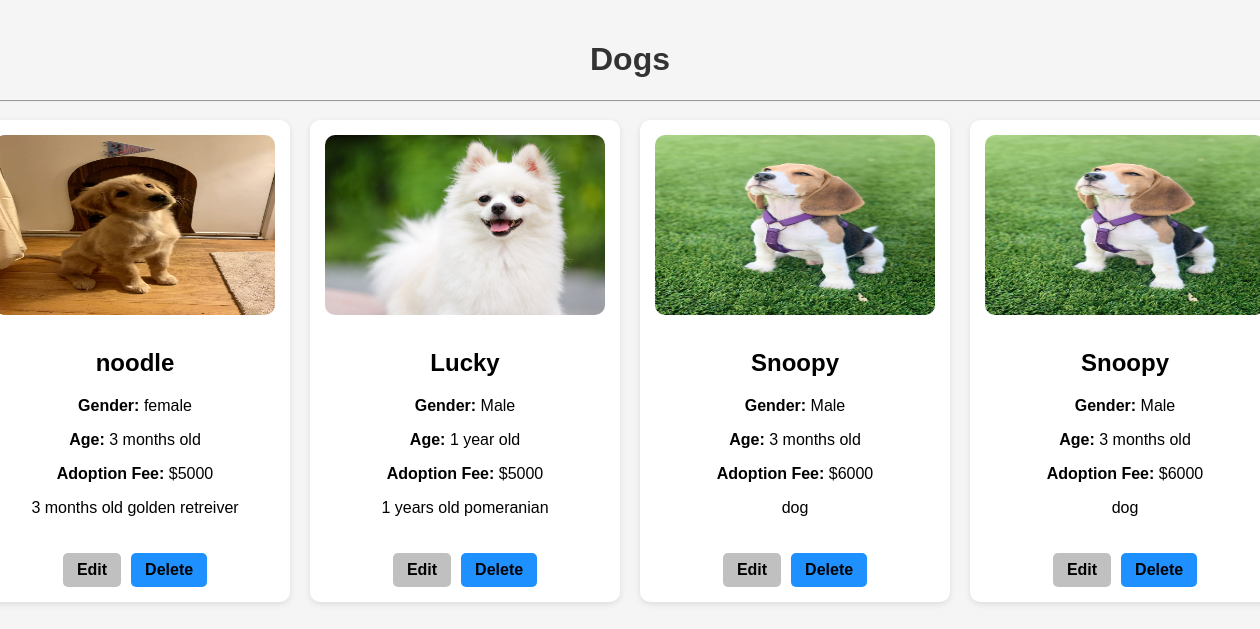
/dog_list/1, run on the app's committed database.
### app/models.py (models this page shows, shortened)
class Pet_category(models.Model):
    name = models.TextField()
    image = models.FileField()
    description = models.TextField()

class Pets(models.Model):
    pet_id = models.TextField()
    pet_name = models.TextField()
    gender = models.TextField()
    age = models.TextField()
    adoption_fee = models.IntegerField()
    img = models.FileField()
    dis = models.TextField()
    category=models.ForeignKey(Pet_category,on_delete=models.CASCADE,related_name="pets")

### app/views.py (the view)
# urls.py: path('dog_list/<id>',views.dog_list),
def dog_list(req,id):
    category = Pet_category.objects.get(id=id)
    pet_details = Pets.objects.filter(category=category)
    return render(req, 'shop/pet_list.html', {'category': category,'pet_details':pet_details})

### templates/shop/pet_list.html (shortened to what this page needs)
<!DOCTYPE html>
<html lang="en">
<head>
</head>
<body>
    <div class="container">
        <h1>{{ category.name }}</h1>
        <hr>
        <div class="pet-list">
            {% for pet in pet_details %}
            <div class="pet-card">
                <img src="{{ pet.img.url }}" alt="{{ pet.pet_name }}">
                <div class="pet-details">
                    <h2>{{ pet.pet_name }}</h2>
                    <p><strong>Gender:</strong> {{ pet.gender }}</p>
                    <p><strong>Age:</strong> {{ pet.age }}</p>
                    <p><strong>Adoption Fee:</strong> ${{ pet.adoption_fee }}</p>
                    <p>{{ pet.dis }}</p>
                </div>
                <div class="buttons">
                    <a href="/edit/{{ pet.id }}" class="btn edit-btn">Edit</a>
                    <a href="/delete/{{ pet.id }}" class="btn delete-btn" onclick="return confirm('Are you sure you want to delete this pet?');">Delete</a>
                </div>
            </div>
            {% empty %}
            <p class="no-pets">No pets available in this category.</p>
            {% endfor %}
        </div>
    </div>
</body>
</html>

### templates/shop/pet_list.html (style rules this page uses)
body { font-family: Arial, sans-serif; background-color: whitesmoke; margin: 0; padding: 20px; display: flex; justify-content: center; }
h1 { text-align: center; color: #333; }
.pet-list { display: flex; overflow-x: auto; gap: 20px; padding: 10px 0; white-space: nowrap; }
.pet-card { flex: 0 0 auto; width: 280px; background: #fff; border-radius: 10px; box-shadow: 0 2px 6px rgba(0, 0, 0, 0.1); overflow: hidden; transition: transform 0.3s ease; padding: 15px; text-align: center; }
.pet-card img { width: 100%; height: 180px; object-fit:fill; border-radius: 10px; }
.pet-details { padding: 10px 0; }
.buttons { display: flex; justify-content: center; gap: 10px; margin-top: 10px; }
.btn { padding: 8px 14px; text-decoration: none; color:black; border-radius: 5px; border: none; cursor: pointer; font-weight: bold; transition: background 0.3s; }
.edit-btn { background-color: silver; }
.delete-btn { background-color: dodgerblue; }

### data on the page
Pet_category: name "Dogs"
Pets: img (picture), pet_name "noodle", gender "female", age "3 months old", adoption_fee "5000", dis "3 months old golden retreiver"
Pets: img (picture), pet_name "Lucky", gender "Male", age "1 year old", adoption_fee "5000", dis "1 years old pomeranian"
Pets: img (picture), pet_name "Snoopy", gender "Male", age "3 months old", adoption_fee "6000", dis "dog"
Pets: img (picture), pet_name "Snoopy", gender "Male", age "3 months old", adoption_fee "6000", dis "dog"
